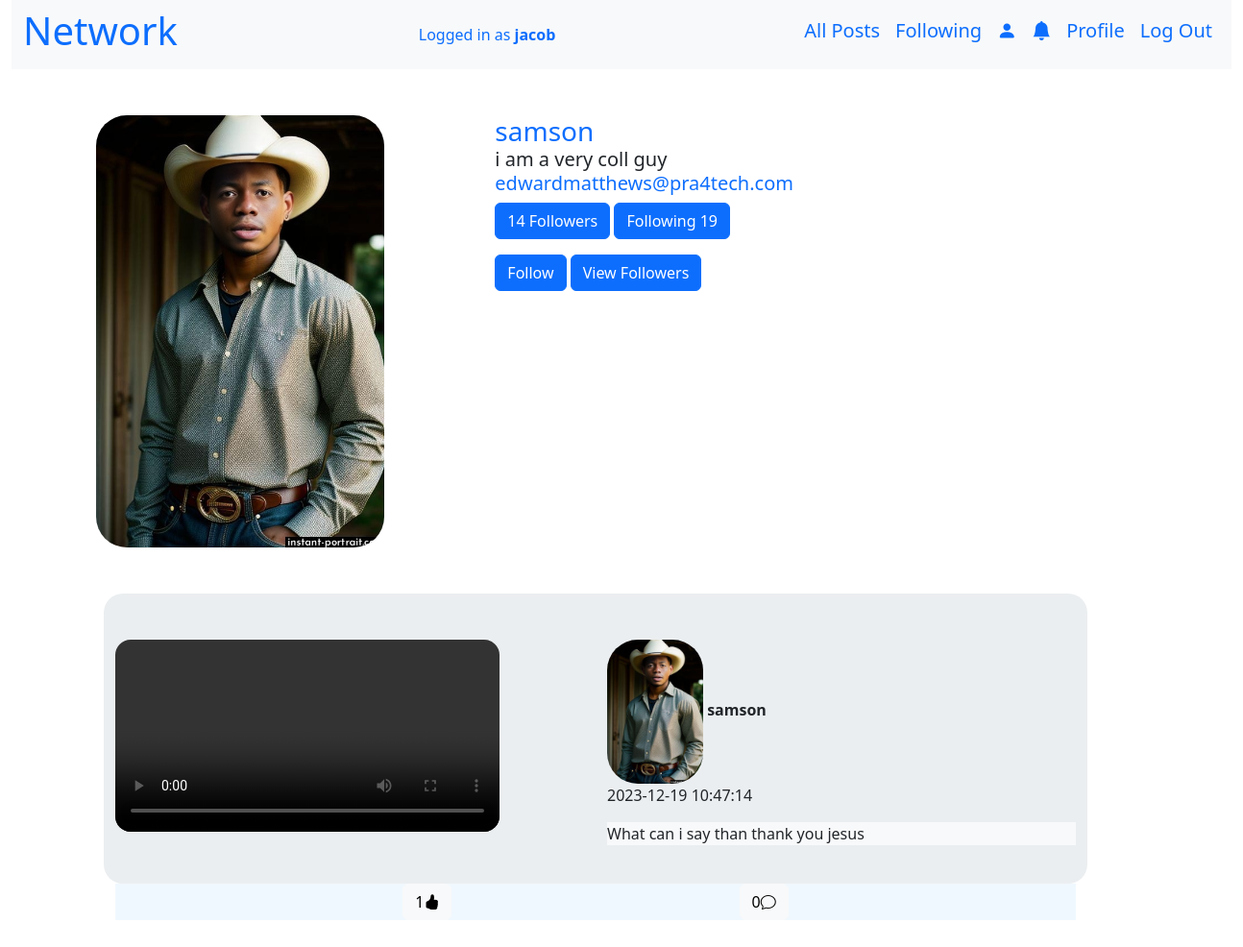
The app's page /get_profile/1 (signed in) with its own data.
### network/models.py (models this page shows, shortened)
class User(AbstractUser):
    pass

class Profile(models.Model):
    user = models.OneToOneField(User, on_delete=models.CASCADE,related_name="user_profile")
    bio = models.TextField(blank=True)
    profile_picture = models.ImageField(upload_to='profile_pics/',blank=True,null=True)
    def count_followers(self):
        return self.user.friend.count()
    def count_following(self):
        return self.user.user_friend.count() + self.user.friend.count()

class Post(models.Model):
    user = models.ForeignKey(User,on_delete=models.CASCADE)
    content = models.TextField()
    timestamp = models.DateTimeField(auto_now_add=True)
    media = models.FileField(upload_to='post_storage/',blank=True,null=True)
    media_type = models.TextField(null=True)
    def like_count(self):
        return self.post_like.count()
    def comment_count(self):
        return self.post_comment.count()

### network/views.py (the view, shortened to what this page needs)
# urls.py: path("get_profile/<int:user_id>",views.get_profile,name="get_profile"),
@login_required
def get_profile(request,user_id):
    if request.method == 'GET':
        user = get_object_or_404(User,pk=user_id)
        profile = Profile.objects.filter(user=user)
        friend = Friend.objects.filter(user=user)
        user_friend = []
        for j in friend:
            if request.user.id == j.friend.id:
                user_friend.append(j.friend)
            elif request.user.id == j.user.id:
                user_friend.append(j.friend)
        posts = Post.objects.filter(user=user)
        posts = posts.order_by("-timestamp").all()
        friends = Friend.objects.filter(friend=user)
        paginator = Paginator(posts,10)
        page_number = request.GET.get("page")
        page_obj = paginator.get_page(page_number)
        return render(request,"network/profile.html",{
            "profiles":profile,
            "page_obj":page_obj,
            "friends":friends,
            "user_friend":user_friend
        })
    else:
        return JsonResponse({'status':'error',"message":"Method not allowed"},status=405)

### network/templates/network/profile.html (shortened to what this page needs)
{% extends "network/layout.html" %}
{% block body %}
<div class="container-fluid">
    {% for profile in profiles %}
    <div class="row m-3 col-8">
    {% if profile.profile_picture %}
    <div class="col">
    <img src="{{ profile.profile_picture.url }}" alt="user image" class="img-fluid rounded-5" width="300" height="200">
   </div>
    {% endif %}
    <div class="col">
    <div class="text-primary"><strong class="h3">{{ profile.user.username }}</strong></div>
    <small class="h5">{{ profile.bio }}</small>
    <p class="h5 text-primary">{{ profile.user.email }}</p>
    <div class="mb-3"><button type="button" class="btn btn-primary"> {{ profile.count_followers }} Followers</button> <button type="button"  class="btn btn-primary"> Following {{ profile.count_following }}</button></div>
    <button type="button" class="btn btn-primary follow" data-id="{{ profile.user.id }}">Follow</button>
    <button type="button" id="friend_view_button" onclick="open_friend()" class="btn btn-primary">View Followers</button>
</div>
</div>
</div>
{% endfor %}
<div class="container-fluid d-flex flex-column justify-content-center m-5" id="display_all_post">
    {% for post in page_obj %}
    <div class="max" data-post="{{ post.id }}">
    <div class="row row-cols-md-1 row-cols-lg-2" id="col">
        <div class="col mt-5 mb-5">
            <a href="{% url 'get_post' post_id=post.id  %}">
            {% if post.media_type == "image" %}
            <img src="{{ post.media.url }}" alt="picture" width="400" height="400" class="img-fluid rounded-4">
            {% elif post.media_type == "video" %}
            <video src="{{ post.media.url }}" controls  width="400" height="400" class="img-fluid rounded-4"></video>
            {% endif %}
           </a>
        </div>
        <div class="col mt-5">
            <a href="{% url 'get_profile' user_id=post.user.id %}" class="nav-link">
       <img src="{{ post.user.user_profile.profile_picture.url }}" alt="user image" class="img-fluid rounded-5" width="100" height="100">
        <strong class="user_name">{{ post.user.username }}</strong>
    </a>
        <span>{{ post.timestamp | date:"Y-m-d H:i:s" }}</span>
        <div class="mt-3 bg-light">{{ post.content }}</div>
    </div>
</div>
       <div class="buttons_control mb-5 d-flex flex-row justify-content-evenly">
        <button type="button" class=" like_buttons btn btn-light" data-post="{{ post.id }}" id="{{ post.id}}">{{ post.like_count }}<i class="bi bi-hand-thumbs-up-fill" ></i></button>
        <button type="button" class="comment_buttons btn btn-light">
            {{ post.comment_count }}<i class="bi bi-chat"></i>
        </button>
       </div>
    {% endfor %}
</div>
{% endblock %}

### network/templates/network/layout.html (shortened to what this page needs)
{% load static %}
<!DOCTYPE html>
<html lang="en">
    <head>
        <link href="https://cdn.jsdelivr.net/npm/bootstrap@5.3.2/dist/css/bootstrap.min.css" rel="stylesheet">
    </head>
        <link rel="stylesheet" href="https://cdn.jsdelivr.net/npm/bootstrap-icons@1.11.2/font/bootstrap-icons.min.css">
        <link href="{% static 'network/styles.css' %}" rel="stylesheet">
    </head>
    <body>
      <div class="container-fluid">
        <nav class="navbar navbar-expand bg-light">
            <div class="container-fluid">
            <h3 class="h1 text-primary">Network</h3>
            {% if user.is_authenticated %}
                <a class="nav-link text-primary " href="#"> Logged in as<strong> {{ user.username }}</strong></a>
        {% endif %}
              <ul class="navbar-nav mr-auto ">
                {% if user.is_authenticated %}
                <li class="nav-item h5">
                    <a class="nav-link text-primary" href="{% url 'index' %}">All Posts</a>
                  </li>
                    <li class="nav-item h5">
                        <a class="nav-link text-primary" href="{% url 'get_friends_post' %}">Following</a>
                    </li>
                    <li class="nav-item h5">
                        <a class="nav-link text-primary" href="{% url 'get_all_user' %}"><i class="bi bi-person-fill text-primary"></i></a>
                    </li>
                    <li class="nav-item h5">
                        <a class="nav-link text-primary" href="{% url 'get_notification' %}"><i class="bi bi-bell-fill text-primary"></i></a>
                    </li>
                    <li class="nav-item h5">
                        <a class="nav-link text-primary" href="{% url 'get_profile' user_id=user.id %}"><span class="notification">Profile</a>
                    </li>
                    <li class="nav-item h5">
                        <a class="nav-link text-primary" href="{% url 'logout' %}">Log Out</a>
                    </li>
                {% endif %}
              </ul>
            </div>
          </nav>
        </div>
        <div class="container-fluid m-5">
            {% block body %}
            {% endblock %}
        </div>
    </body>
</html>

### network/static/network/styles.css (style rules this page uses)
#col { background-color: rgb(235, 238, 240); border-radius: 20px; }
.buttons_control { background-color: aliceblue; }
.max { max-width: 1000px; }

### records on screen
User: username "jacob"
Profile: profile_picture (picture), user.username "samson", bio "i am a very coll guy", user.email "edwardmatthews@pra4tech.com", count_followers "14", count_following "19"
Post: user.user_profile.profile_picture (picture), user.username "samson", timestamp "2023-12-19 10:47:14", content "What can i say than thank you jesus", like_count "1", comment_count "0"
